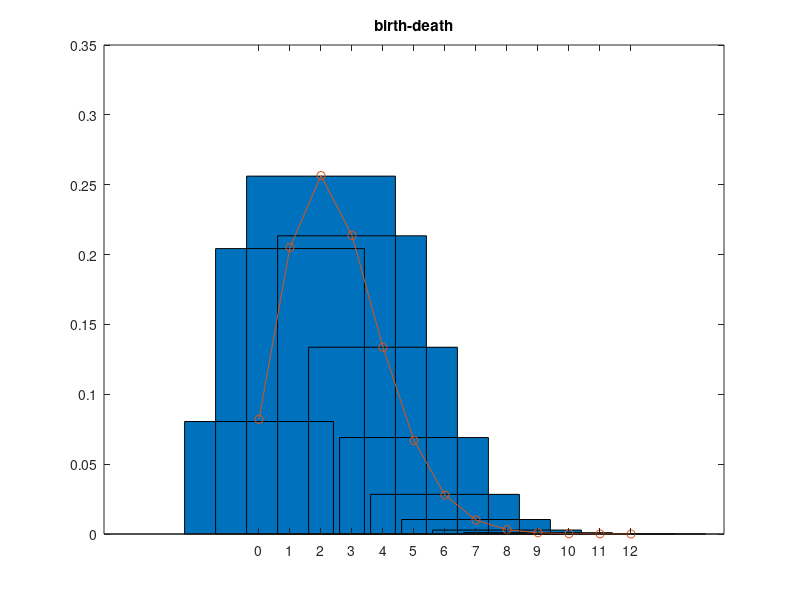

Recreate this plot in MATLAB.
clear;
% simulation parameter
T = 3000;
traj = 80000;
state = zeros(1, traj);
next = state;

%% model parameter
rho = 5e-1;
d = 2e-1;
r = rho/d;

ptime = zeros(1,traj);
while min(ptime) < T
    pjump = (ptime < T);
    state(pjump) = next(pjump);
    lamda = 1./(rho + d*state(pjump));
    waitt = exprnd(lamda);
    ptime(pjump) = ptime(pjump) + waitt;
    
    dice = rand([1, traj]);
    fjump = (dice<= rho./(rho+state*d));
    bjump = ~fjump;
    
    fjump = fjump &pjump;
    bjump = bjump &pjump;
    next(fjump) = state(fjump) + 1;
    next(bjump) = state(bjump) - 1;
    next(~pjump) = state(~pjump);
end

% while min(ptime) < T
%     pjump = (ptime < T);
%     state(pjump) = next(pjump);
%     
%     ftime = exprnd(1./(rho*ones(1, traj)));
%     btime = exprnd(1./(state*d));
%     btime(btime==0) = 1e5;
%     
%     waitt = min([ftime; btime], [], 1);
%     ptime(pjump) = ptime(pjump) + waitt(pjump);
%     
%     fjump = (ftime<btime);
%     bjump = ~fjump;
%     
%     fjump = fjump &pjump;
%     bjump = bjump &pjump;
%     next(fjump) = state(fjump) + 1;
%     next(bjump) = state(bjump) - 1;
%     next(~pjump) = state(~pjump);
% end

sta = tabulate(state);

% plot
close all
figure;
bar(sta(:, 1), sta(:, 3)/100);
hold on;
x = 0:max(state);
%y = r.^x.*exp(-r)./factorial(x);
y = poisspdf(x, rho/d);
plot(x, y, '-o');
title('birth-death');

